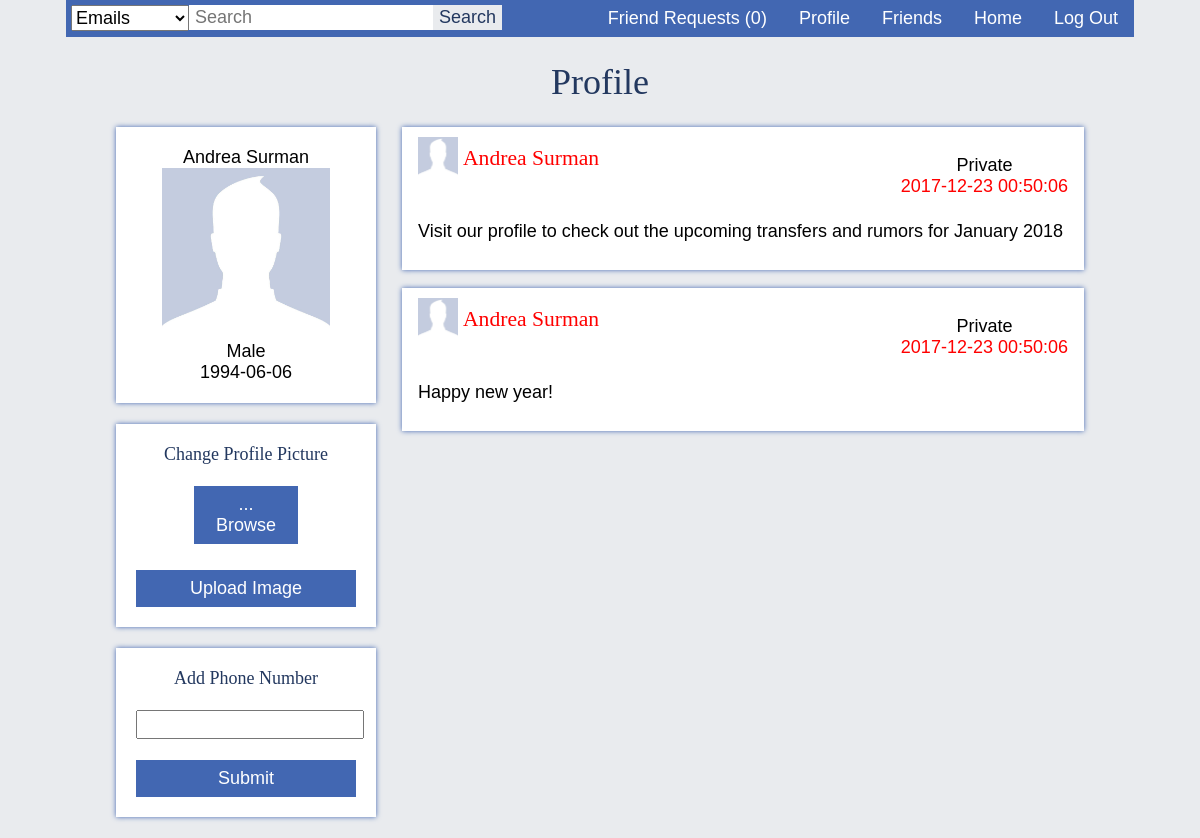
/profile.php (signed in), run on the app's committed database.
### tables this page shows
CREATE TABLE posts (
post_id             INT NOT NULL AUTO_INCREMENT,
post_caption        TEXT NOT NULL,
post_time           TIMESTAMP NOT NULL, 
post_public         CHAR(1) NOT NULL,
post_by             INT NOT NULL,
PRIMARY KEY (post_id),
FOREIGN KEY (post_by) REFERENCES users(user_id)
);

CREATE TABLE users (
user_id             INT NOT NULL AUTO_INCREMENT,
user_firstname      VARCHAR(20) NOT NULL,  
user_lastname       VARCHAR(20) NOT NULL,
user_nickname       VARCHAR(20),
user_password       VARCHAR(255) NOT NULL,
user_email          VARCHAR(255) NOT NULL,
user_gender         CHAR(1) NOT NULL,
user_birthdate      DATE NOT NULL,    
user_status         CHAR(1),
user_about          TEXT,
user_hometown       VARCHAR(255),
PRIMARY KEY (user_id)
);

### includes/post.php (the view, shortened to what this page needs)
<?php
echo '<div class="post">';
if($row['post_public'] == 'Y') {
    echo '<p class="public">';
    echo 'Public';
}else {
    echo '<p class="public">';
    echo 'Private';
}
echo '<br>';
echo '<span class="postedtime">' . $row['post_time'] . '</span>';
echo '</p>';
echo '<div>';
include 'profile_picture.php';
echo '<a class="profilelink" href="profile.php?id=' . $row['user_id'] .'">' . $row['user_firstname'] . ' ' . $row['user_lastname'] . '<a>';
echo'</div>';
echo '<br>';
echo '<p class="caption">' . $row['post_caption'] . '</p>';
echo '</div>';
?>

### profile.php (shortened to what this page needs)
<?php
$conn = connect();
?>
<?php
if(isset($_GET['id']) && $_GET['id'] != $_SESSION['user_id']) {
    $current_id = $_GET['id'];
    $flag = 1;
} else {
    $current_id = $_SESSION['user_id'];
    $flag = 0;
}
?>
<!DOCTYPE html>
<html>
<head>
    <link rel="stylesheet" type="text/css" href="resources/css/fonts.css">
    <link rel="stylesheet" type="text/css" href="resources/css/main.css">
</head>
<body>
    <div class="container">
        <?php include 'includes/navbar.php'; ?>
        <h1>Profile</h1>
        <?php
        if($flag == 0) {
            $postsql = "SELECT posts.post_caption, posts.post_time, users.user_firstname, users.user_lastname,
                                posts.post_public, users.user_id, users.user_gender, users.user_nickname,
                                users.user_birthdate, users.user_hometown, users.user_status, users.user_about,
                                posts.post_id
                        FROM posts
                        JOIN users
                        ON users.user_id = posts.post_by
                        WHERE posts.post_by = $current_id
                        ORDER BY posts.post_time DESC";
            $profilesql = "SELECT users.user_id, users.user_gender, users.user_hometown, users.user_status, users.user_birthdate,
                                 users.user_firstname, users.user_lastname
                          FROM users
                          WHERE users.user_id = $current_id";
            $profilequery = mysqli_query($conn, $profilesql);
        }
        $postquery = mysqli_query($conn, $postsql);
        if($postquery){
            $width = '40px';
            $height = '40px';
            if(mysqli_num_rows($postquery) == 0){
                if($flag == 0){
                    echo '<div class="post">';
                    echo 'You don\'t have any posts yet';
                    echo '</div>';
                } else {
                    echo '<div class="post">';
                    echo 'There is no public posts to show.';
                    echo '</div>';
                }
                include 'includes/profile.php';
            } else {
                while($row = mysqli_fetch_assoc($postquery)){
                    include 'includes/post.php';
                }
                include 'includes/profile.php';
                ?>
                <br>
                <?php if($flag == 0){?>
                <div class="profile">
                    <center class="changeprofile">Change Profile Picture</center>
                    <br>
                    <form action="" method="post" enctype="multipart/form-data">
                        <center>
                            <label class="upload" onchange="showPath()">
                                <span id="path" style="color: white;">... Browse</span>
                            </label>
                        </center>
                        <br>
                        <input type="submit" value="Upload Image" name="profile">
                    </form>
                </div>
                <br>
                <div class="profile">
                    <center class="changeprofile">Add Phone Number</center>
                    <br>
                    <form method="post" onsubmit="return validateNumber()">
                        <center>
                            <input type="text" name="number" id="phonenum">
                            <br>
                            <input type="submit" value="Submit" name="phone">
                        </center>
                    </form>
                </div>
                <br>
                <?php } ?>
                <?php
            }
        }
        ?>
    </div>
</body>
</html>

### includes/profile_picture.php
<?php
$target = glob("data/images/profiles/" . $row['user_id'] . ".*");
if($target) {
    echo '<img src="' . $target[0] . '" width="' . $width . '" height="' . $height .'">';
} else {
    if($row['user_gender'] == 'M') {
        echo '<img src="data/images/profiles/M.jpg" width="' . $width . '" height="' . $height .'">';
    } else if ($row['user_gender'] == 'F') {
        echo '<img src="data/images/profiles/F.jpg" width="' . $width . '" height="' . $height .'">';
    }
}
?>

### includes/profile.php (shortened to what this page needs)
<?php
echo '<div class="profile">';
echo '<center>';
$row = mysqli_fetch_assoc($profilequery);
if(!empty($row['user_nickname']))
    echo $row['user_firstname'] . ' ' . $row['user_lastname'] . ' (' . $row['user_nickname'] . ')';
else
    echo $row['user_firstname'] . ' ' . $row['user_lastname'];
echo '<br>';
$width = '168px';
$height = '168px';
include 'includes/profile_picture.php';
echo '<br>';
if($row['user_gender'] == "M")
    echo 'Male';
else if($row['user_gender'] == "F")
    echo 'Female';
echo '<br>';
echo $row['user_birthdate'];
echo'</div>';
?>

### resources/css/main.css (style rules this page uses)
body { margin: 0; font-family: Fontin, Helvetica, Arial, Verdana; font-size: 18px; background-color: #e9ebee; }
input { font-family: Fontin, Helvetica, Arial, Verdana; width: 100%; font-size: 18px; padding: 2px; }
span { color: red; }
.container { margin: 0 auto; width: 1068px; }
.post, .createpost { background-color: white; box-shadow: 0 0 5px #4267b2; margin: auto; width: 650px; padding: 10px 16px; overflow: auto; }
.post .public { float: right; text-align: center; width: auto; }
h1 { font-family: Fontin SmallCaps; color: #23385f; font-weight: normal; text-align: center; }
h3, a.profilelink { font-family: Fontin SmallCaps; color: red; font-weight: normal; font-size: 120%; margin-bottom: 0; margin-top: 0; display: inline-block; margin-left: 5px; vertical-align: 12px; text-decoration: none; }
input[type=submit] { color: white; cursor: pointer; background-color: #23385f; border: none; padding: 8px; }
.container input[type=submit] { background-color: #4267b2; }

### profile.php (style rules this page uses)
.post { margin-right: 50px; float: right; margin-bottom: 18px; }
.profile { margin-left: 50px; background-color: white; box-shadow: 0 0 5px #4267b2; width: 220px; padding: 20px; }
label.upload { cursor: pointer; color: white; background-color: #4267b2; padding: 8px 12px; display: inline-block; max-width: 80px; overflow: auto; }
.changeprofile { color: #23385f; font-family: Fontin SmallCaps; }

### data on the page
posts: post_public "Private", post_time "2017-12-23 00:50:06", post_by.user_firstname "Andrea", post_by.user_lastname "Surman", post_caption "Visit our profile to check out the upcoming transfers and rumors for January 2018"
posts: post_time "2017-12-23 00:50:06", post_by.user_firstname "Andrea", post_by.user_lastname "Surman", post_caption "Happy new year!"
users: user_lastname "Surman", user_birthdate "1994-06-06"

### other printed values
$row['count'] "0"
